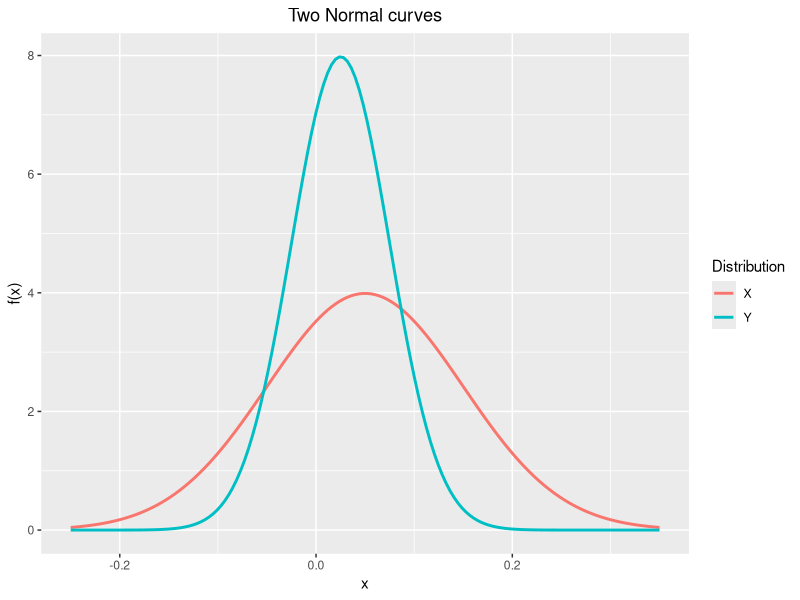
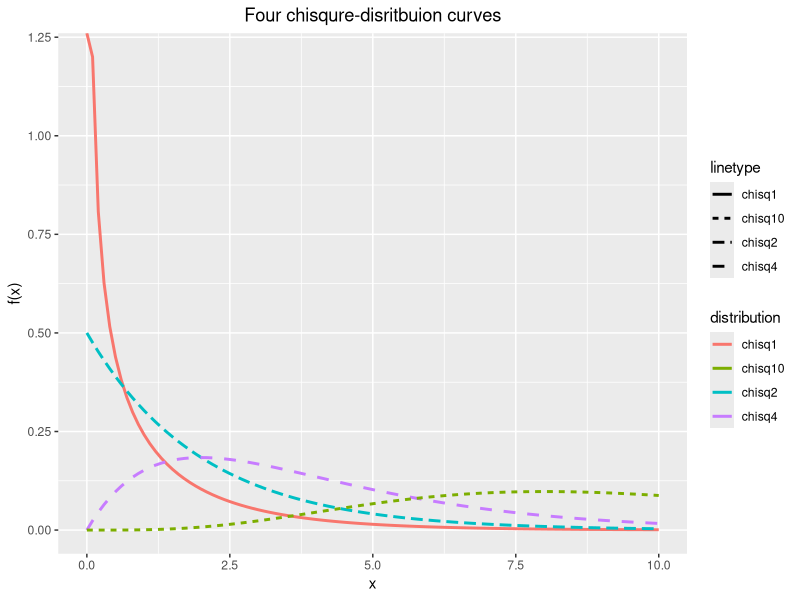
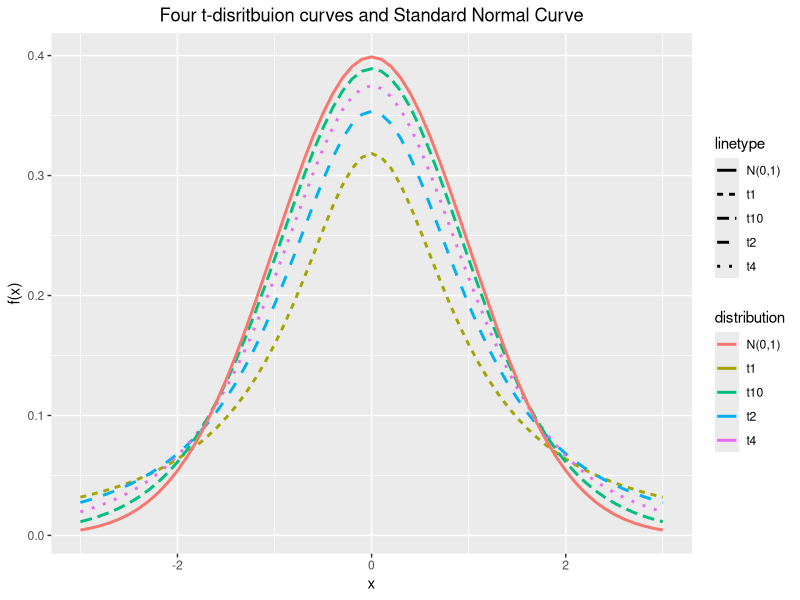

These figures' R source, in order:
## ---- chunk 1
knitr::opts_chunk$set(echo = TRUE)
knitr::opts_knit$set(root.dir = "C:/Users/zyj37/Desktop/MAE/Winter/ECON 433/Homework")
library(tidyverse)
library(scales)
## ---- chunk 2
sprintf("Pr(X < -1.96) = %#.3f", pnorm(-1.96, 0, 1))
## ---- chunk 3
sprintf("Pr(X > 1.64) = %#.3f", 1 - pnorm(1.64, 0, 1))
## ---- chunk 4
sprintf("Pr(-0.5 < X < 0.5) = %#.3f", pnorm(0.5, 0, 1) - pnorm(-0.5, 0, 1))
## ---- chunk 5
sprintf("%s quantile is %#.3f", percent(0.01),qnorm(0.01,0,1))
sprintf("%s quantile is %#.3f", percent(0.99),qnorm(0.99,0,1))
## ---- chunk 6
sprintf("%s quantile is %#.3f", percent(0.05),qnorm(0.05,0,1))
sprintf("%s quantile is %#.3f", percent(0.95),qnorm(0.95,0,1))
## ---- chunk 7
# preparation
mu.x = 0.05
sigma.x = 0.1

mu.y = 0.025
sigma.y = 0.05

vals = seq(-0.25, 0.35, length=150)
df <- data.frame(vals, "X" = dnorm(vals, mu.x, sigma.x), "Y" = dnorm(vals, mu.y, sigma.y))

# plot
g <-  ggplot(data=df) + 
  geom_line(aes(y = X, x = vals, color = "X"), size=1) +
  geom_line(aes(y = Y, x = vals, color = "Y"), size=1) +
  labs(colour = 'Distribution') + 
  ylab("f(x)") +
  xlab("x") +
  ggtitle("Two Normal curves") +
  theme(plot.title = element_text(hjust = 0.5))
print(g)
## ---- chunk 8
risk = function(q, cc = F, ES_cal = F, mu_r = 0.05, sigma_r = 0.12){
    q_r = qnorm(q, mu_r, sigma_r)
    set.seed(46)
    r = rnorm(50000, mu_r, sigma_r)
    if (cc == F) {
      VaR = 100000 * q_r
      L1 = 100000 * r
    } else {
      VaR = 100000 * (exp(q_r) - 1)
      L1 = 100000 * (exp(r) - 1)
    }
      I = as.numeric(L1 <= VaR)
      ES = mean(L1 * I) / mean(I)
    if (!ES_cal){
      return(sprintf("The %s VaR is %#.3f", percent(q), VaR))
    } else{
      return(sprintf("The simulated %s ES is %#.3f", percent(q), ES))
    }
}      
## ---- chunk 9
risk(0.01)
## ---- chunk 10
risk(0.05)
## ---- chunk 11
risk(0.01, ES_cal = T)
## ---- chunk 12
risk(0.05, ES_cal = T)
## ---- chunk 13
risk(0.01, cc = T)
## ---- chunk 14
risk(0.05, cc = T)
## ---- chunk 15
risk(0.01, cc = T, ES_cal = T)
## ---- chunk 16
risk(0.05, cc = T, ES_cal = T)
## ---- chunk 17
risk(0.05, cc = T, mu_r = 0.6, sigma_r = 0.12 * sqrt(12))
## ---- chunk 18
risk(0.01, cc = T, mu_r = 0.6, sigma_r = 0.12 * sqrt(12))
## ---- chunk 19
risk(0.05, cc = T, ES_cal = T, mu_r = 0.6, sigma_r = 0.12 * sqrt(12))

## ---- chunk 20
risk(0.01, cc = T, ES_cal = T, mu_r = 0.6, sigma_r = 0.12 * sqrt(12))
## ---- chunk 21
vals = seq(0, 10, 0.1)
df2 = data.frame(vals, "chisq1" = dchisq(vals,1), "chisq2" = dchisq(vals,2), "chisq4" = dchisq(vals, 4), "chisq10" = dchisq(vals, 10))

g2 = ggplot(df2)+
  geom_line(aes(x = vals, y = chisq1,col = "chisq1",linetype = "chisq1"),size = 1)+
  geom_line(aes(x = vals, y = chisq2,col = "chisq2",linetype = "chisq2"),size = 1)+
  geom_line(aes(x = vals, y = chisq4,col = "chisq4",linetype = "chisq4"),size = 1)+
  geom_line(aes(x = vals, y = chisq10,col = "chisq10",linetype = "chisq10"),size = 1)+
  labs(col = "distribution")+
  xlab("x")+
  ylab("f(x)")+
  ggtitle("Four chisqure-disritbuion curves") +
  theme(plot.title = element_text(hjust = 0.5))

print(g2)
## ---- chunk 22
vals = seq(-3, 3, 0.1)
df1 = data.frame(vals, "t1" = dt(vals,1), "t2" = dt(vals,2), "t4" = dt(vals, 4), "t10" = dt(vals, 10), "N" = dnorm(vals,0,1))

g1 = ggplot(df1)+
  geom_line(aes(x = vals, y = t1,col = "t1",linetype = "t1"),size = 1)+
  geom_line(aes(x = vals, y = t2,col = "t2",linetype = "t2"),size = 1)+
  geom_line(aes(x = vals, y = t4,col = "t4",linetype = "t4"),size = 1)+
  geom_line(aes(x = vals, y = t10,col = "t10",linetype = "t10"),size = 1)+
  geom_line(aes(x = vals, y = N, col = "N(0,1)",linetype = "N(0,1)"),size = 1)+
  labs(col = "distribution")+
  xlab("x")+
  ylab("f(x)")+
  ggtitle("Four t-disritbuion curves and Standard Normal Curve") +
  theme(plot.title = element_text(hjust = 0.5))

print(g1)

## ---- chunk 23
set.seed(46)
X = rnorm(50000,0,1)
P = sum(X>=0.5)/length(X)
print(c("probability" = P))
## ---- chunk 24
# Denote H = 1, T = 0
set.seed(46) # for reproductivity
guess = rbinom(50000,1,0.5) # my guess
friend = rbinom(50000,1,0.5) # friend's guess
wealth = rep(0,50000)
for (i in 1:50000){
  if (guess[i] == friend[i] & guess[i] == 1){
    wealth[i] = -3
  } else if (guess[i] == friend[i] & guess[i] == 0) {
      wealth[i] = -1
  } else {
    wealth[i] = 2
  }
}
expectation = mean(wealth)
expectation

## ---- chunk 25
set.seed(46) # for reproductivity
guess = rbinom(50000,1,0.36) # my guess
friend = rbinom(50000,1,0.5) # friend's guess
wealth = rep(0,50000)
for (i in 1:50000){
  if (guess[i] == friend[i] & guess[i] == 1){
    wealth[i] = -3
  } else if (guess[i] == friend[i] & guess[i] == 0) {
      wealth[i] = -1
  } else {
    wealth[i] = 2
  }
}
expectation = mean(wealth)
expectation
## ---- chunk 26
# we can write a function to get the expectation for different strategies of my friend.
ex = function(p){
  guess = rbinom(50000,1,0.36)
  friend = rbinom(50000,1,p)
  wealth = rep(0,50000)
  for (i in 1:50000){
    if (guess[i] == friend[i] & guess[i] == 1){
      wealth[i] = -3
    } else if (guess[i] == friend[i] & guess[i] == 0) {
      wealth[i] = -1
    } else {
    wealth[i] = 2
    }
  }
  expectation = mean(wealth)
  return(expectation)
}

# we will try different strategies of my friend:
p = seq(0,1,0.01)
expect = rep(0,length(p))
for (i in 1:length(p)) {
  expect[i] = ex(p[i])
}
sum(expect<=0) # show whether there is a negative or 0 expectation.


